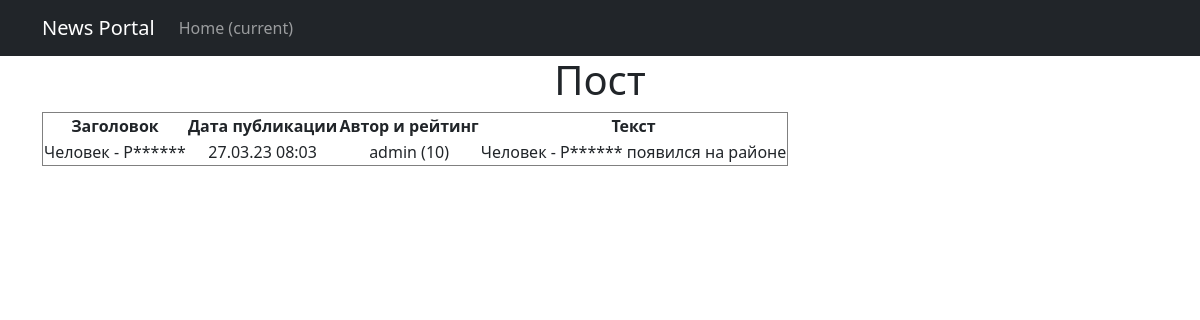
Screenshot of /news/1 with the database file from the repository.
### news/models.py (models this page shows, shortened)
class Post(models.Model):
    type = models.CharField(max_length=1, choices=TYPES, default=article)
    date = models.DateTimeField(auto_now_add=True)
    title = models.CharField(max_length=255)
    text = models.TextField()
    rating = models.IntegerField(default=0)
    author = models.ForeignKey(Author, on_delete=models.CASCADE)
    categories = models.ManyToManyField(Category, through='PostCategory')

class Author(models.Model):
    user = models.OneToOneField(User, on_delete=models.CASCADE)
    rating = models.IntegerField(default=0)

### news/views.py (the view)
# urls.py: path('<int:pk>', PostDetail.as_view())
class PostDetail(DetailView):
    model = Post
    template_name = 'post.html'
    context_object_name = 'post'

### news/templatetags/custom_filters.py (called while the page is built)
@register.filter()
def censor(text: str):
    if type(text) is not str:
        raise ValueError('censor filter works only with type "str"')
    for word in BANNED_WORDS:
        text = text.replace(word, f"{word[0]}{'*'*(len(word)-1)}")
        word = word.title()
        text = text.replace(word, f"{word[0]}{'*'*(len(word)-1)}")
    return text

### templates/post.html (shortened to what this page needs)
{% extends 'flatpages/default.html' %}
{% load custom_filters %}
{% block content %}
    <h1>Пост</h1>
    {% if post %}
            <table>
            <table border="1">
            <tr>
                <td><strong>Заголовок</strong></td>
                <td><strong>Дата публикации</strong></td>
                <td><strong>Автор и рейтинг</strong></td>
                <td><strong>Текст</strong></td>
            </tr>
            <tr>
                <td>{{ post.title|censor }}</td>
                <td>{{ post.date|date:'d.m.y h:m'  }}</td>
                <td>{{ post.author.user.username  }} ({{ post.author.rating }})</td>
                <td>{{ post.text|censor }}</td>
            </tr>
            </table>
    {% else %}
    <h1>Новостей нет!</h1>
    {% endif %}
{% endblock content %}

### rows the page displays
Post: title|censor "Человек - Р******", date "27.03.23 08:03", author.user.username "admin", author.rating "10", text|censor "Человек - Р****** появился на районе"
